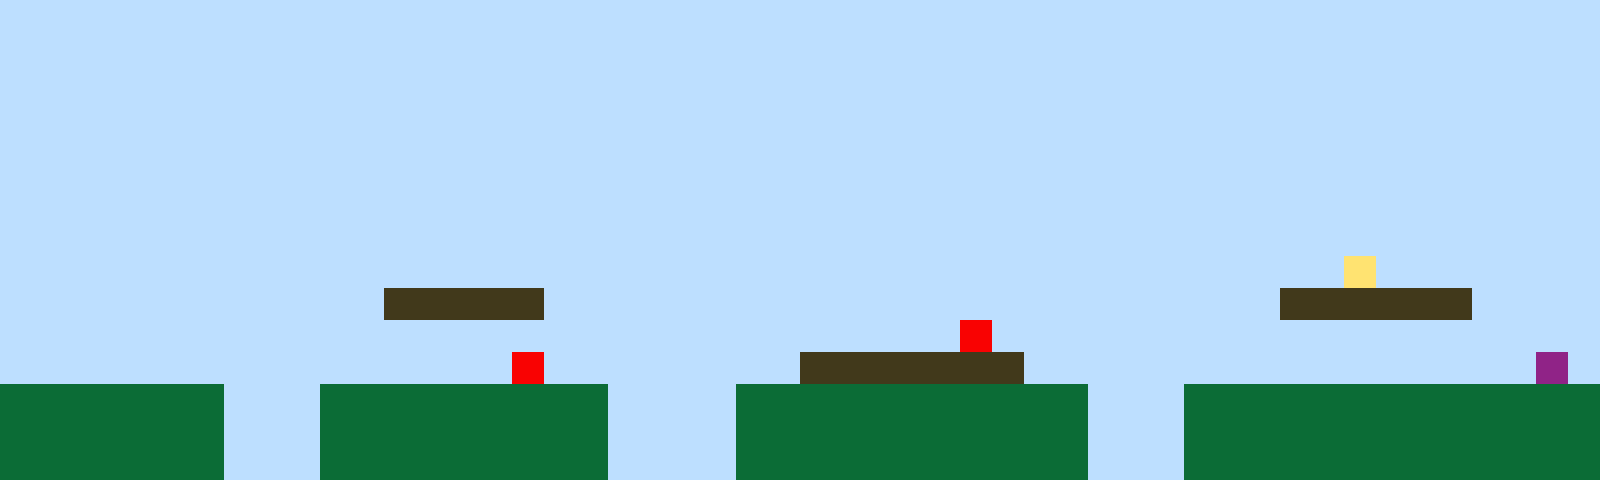

Tiled map render using the project's own tile images. Description and the whole map definition, tile-layer contents included, below:
An orthogonal 50x15 tile map with 32x32 px tiles, 1 tile layer (Tile Layer 1).

<map version="1.10" tiledversion="1.11.2" orientation="orthogonal" renderorder="right-up" width="50" height="15" tilewidth="32" tileheight="32" infinite="0" nextlayerid="2" nextobjectid="1"><editorsettings><export target="map1.csv" format="csv" /></editorsettings><tileset firstgid="1" name="sprites" tilewidth="32" tileheight="32" tilecount="6" columns="3"><image source="sprites.png" width="96" height="64" /></tileset><layer id="1" name="Tile Layer 1" width="50" height="15"><data encoding="csv">1,1,1,1,1,1,1,1,1,1,1,1,1,1,1,1,1,1,1,1,1,1,1,1,1,1,1,1,1,1,1,1,1,1,1,1,1,1,1,1,1,1,1,1,1,1,1,1,1,1,1,1,1,1,1,1,1,1,1,1,1,1,1,1,1,1,1,1,1,1,1,1,1,1,1,1,1,1,1,1,1,1,1,1,1,1,1,1,1,1,1,1,1,1,1,1,1,1,1,1,1,1,1,1,1,1,1,1,1,1,1,1,1,1,1,1,1,1,1,1,1,1,1,1,1,1,1,1,1,1,1,1,1,1,1,1,1,1,1,1,1,1,1,1,1,1,1,1,1,1,1,1,1,1,1,1,1,1,1,1,1,1,1,1,1,1,1,1,1,1,1,1,1,1,1,1,1,1,1,1,1,1,1,1,1,1,1,1,1,1,1,1,1,1,1,1,1,1,1,1,1,1,1,1,1,1,1,1,1,1,1,1,1,1,1,1,1,1,1,1,1,1,1,1,1,1,1,1,1,1,1,1,1,1,1,1,1,1,1,1,1,1,1,1,1,1,1,1,1,1,1,1,1,1,1,1,1,1,1,1,1,1,1,1,1,1,1,1,1,1,1,1,1,1,1,1,1,1,1,1,1,1,1,1,1,1,1,1,1,1,1,1,1,1,1,1,1,1,1,1,1,1,1,1,1,1,1,1,1,1,1,1,1,1,1,1,1,1,1,1,1,1,1,1,1,1,1,1,1,1,1,1,1,1,1,1,1,1,1,1,1,1,1,1,1,1,1,1,1,1,1,1,1,1,1,1,1,1,1,1,1,1,1,1,1,1,1,1,1,1,1,1,1,1,1,1,1,1,1,1,1,1,1,1,1,1,1,1,1,1,1,1,1,1,1,1,1,1,1,1,1,1,1,1,1,1,1,1,1,1,1,1,1,1,1,1,1,1,1,1,1,1,1,1,1,1,1,1,1,1,1,1,1,1,1,1,1,1,1,1,1,1,4,1,1,1,1,1,1,1,1,1,1,1,1,1,1,1,1,1,1,1,3,3,3,3,3,1,1,1,1,1,1,1,1,1,1,1,1,1,1,1,1,1,1,1,1,1,1,1,3,3,3,3,3,3,1,1,1,1,1,1,1,1,1,1,1,1,1,1,1,1,1,1,1,1,1,1,1,1,1,1,1,1,1,1,1,1,1,1,5,1,1,1,1,1,1,1,1,1,1,1,1,1,1,1,1,1,1,1,1,1,1,1,1,1,1,1,1,1,1,1,1,1,1,1,5,1,1,1,1,1,1,1,1,3,3,3,3,3,3,3,1,1,1,1,1,1,1,1,1,1,1,1,1,1,1,1,6,1,2,2,2,2,2,2,2,1,1,1,2,2,2,2,2,2,2,2,2,1,1,1,1,2,2,2,2,2,2,2,2,2,2,2,1,1,1,2,2,2,2,2,2,2,2,2,2,2,2,2,2,2,2,2,2,2,2,1,1,1,2,2,2,2,2,2,2,2,2,1,1,1,1,2,2,2,2,2,2,2,2,2,2,2,1,1,1,2,2,2,2,2,2,2,2,2,2,2,2,2,2,2,2,2,2,2,2,1,1,1,2,2,2,2,2,2,2,2,2,1,1,1,1,2,2,2,2,2,2,2,2,2,2,2,1,1,1,2,2,2,2,2,2,2,2,2,2,2,2,2</data></layer></map>
